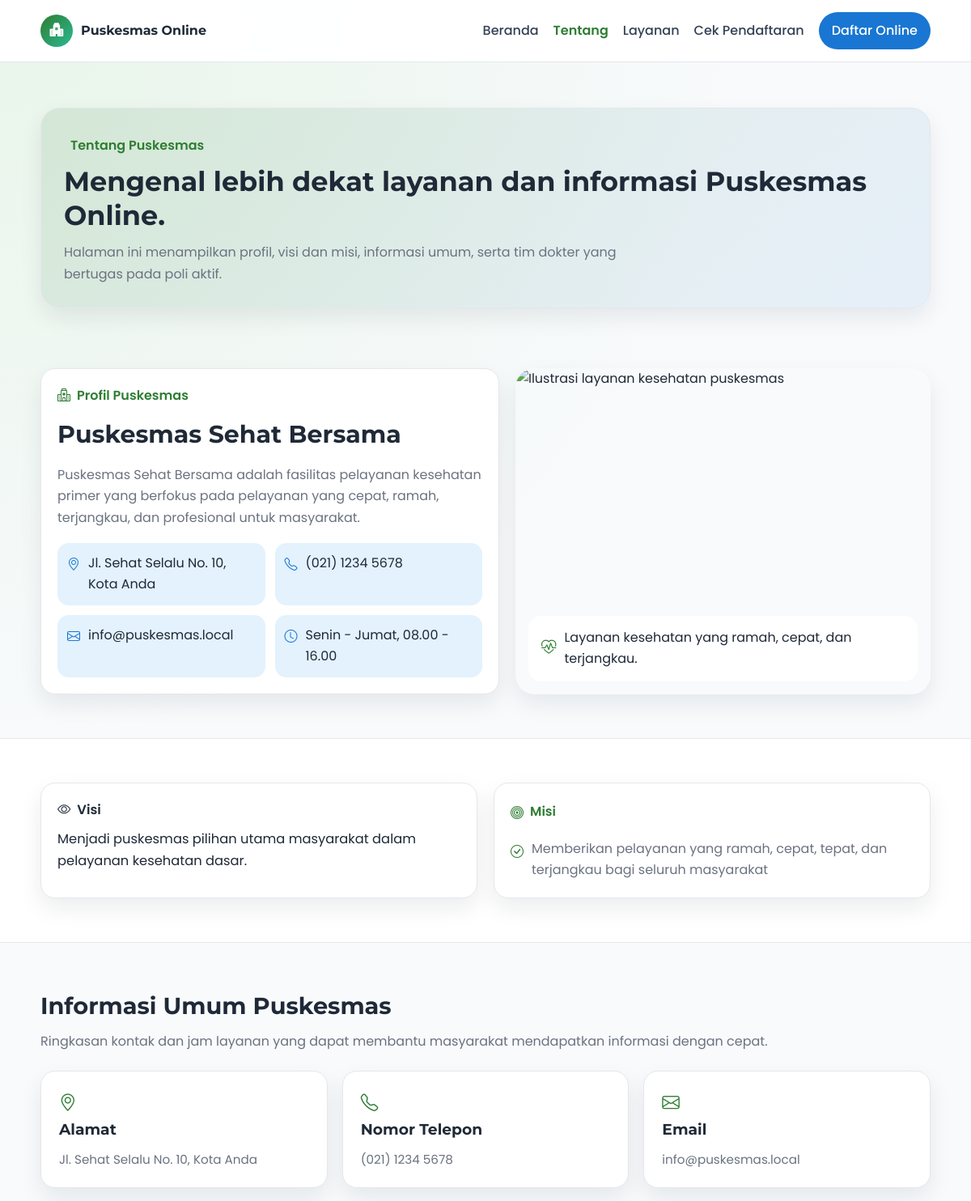
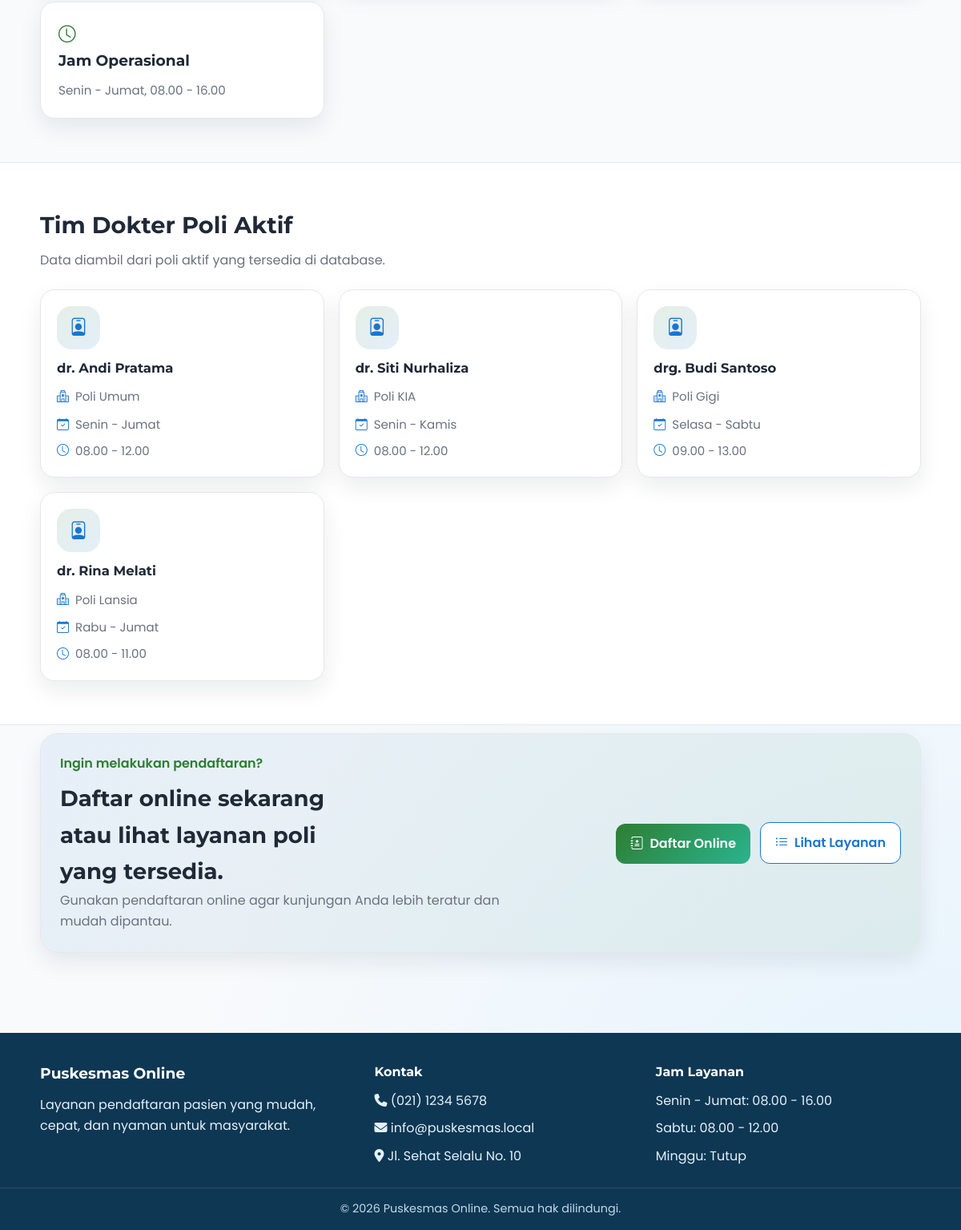
/tentang.php, run on the app's committed database (2 pictures, top to bottom).
### tables this page shows
CREATE TABLE `profil_puskesmas` (
  `id` int unsigned NOT NULL AUTO_INCREMENT,
  `nama_puskesmas` varchar(150) NOT NULL,
  `deskripsi_singkat` text,
  `alamat` text,
  `telepon` varchar(30) DEFAULT NULL,
  `email` varchar(100) DEFAULT NULL,
  `visi` text,
  `misi` text,
  `informasi_umum` text,
  `created_at` timestamp NULL DEFAULT CURRENT_TIMESTAMP,
  `updated_at` timestamp NULL DEFAULT CURRENT_TIMESTAMP ON UPDATE CURRENT_TIMESTAMP,
  PRIMARY KEY (`id`)
);

CREATE TABLE `poli` (
  `id` int unsigned NOT NULL AUTO_INCREMENT,
  `nama_poli` varchar(100) NOT NULL,
  `deskripsi` text,
  `kondisi_ditangani` text,
  `dokter` varchar(100) DEFAULT NULL,
  `jadwal` varchar(150) DEFAULT NULL,
  `jam_operasional` varchar(100) DEFAULT NULL,
  `is_active` tinyint(1) NOT NULL DEFAULT '1',
  `created_at` timestamp NULL DEFAULT CURRENT_TIMESTAMP,
  `updated_at` timestamp NULL DEFAULT CURRENT_TIMESTAMP ON UPDATE CURRENT_TIMESTAMP,
  PRIMARY KEY (`id`)
);

### tentang.php (the view, shortened to what this page needs)
<?php
require_once __DIR__ . '/config/koneksi.php';
$profil = [
	'nama_puskesmas' => 'Puskesmas Sehat Bersama',
	'alamat' => 'Jl. Sehat Selalu No. 10, Kota Anda',
	'no_telepon' => '(021) 1234 5678',
	'email' => 'info@puskesmas.local',
	'jam_operasional' => 'Senin - Jumat, 08.00 - 16.00',
	'deskripsi' => 'Puskesmas Sehat Bersama adalah fasilitas pelayanan kesehatan primer yang berfokus pada pelayanan yang cepat, ramah, terjangkau, dan profesional untuk masyarakat.',
	'versi' => '',
	'visi' => 'Menjadi puskesmas yang unggul dalam pelayanan kesehatan dasar, mudah diakses, dan berorientasi pada kepuasan masyarakat.',
	'misi' => 'Memberikan pelayanan kesehatan yang berkualitas, ramah, cepat, dan tepat sasaran kepada seluruh masyarakat.',
	'google_maps' => '',
];
$stmtProfil = $mysqli->query('SELECT * FROM profil_puskesmas ORDER BY id ASC LIMIT 1');
if ($stmtProfil && $stmtProfil->num_rows > 0) {
	$profilDb = $stmtProfil->fetch_assoc();
	$profil = array_merge($profil, array_filter($profilDb, static fn($value) => $value !== null && $value !== ''));
}
$timDokter = [];
$pakaiKolomStatus = false;
$stmtKolom = $mysqli->query("SELECT COUNT(*) AS total FROM information_schema.COLUMNS WHERE TABLE_SCHEMA = DATABASE() AND TABLE_NAME = 'poli' AND COLUMN_NAME = 'status'");
if ($stmtKolom && ($rowKolom = $stmtKolom->fetch_assoc())) {
	$pakaiKolomStatus = ((int) ($rowKolom['total'] ?? 0)) > 0;
}
if ($pakaiKolomStatus) {
	$stmtPoli = $mysqli->query("SELECT id, nama_poli, dokter, jadwal, jam_operasional FROM poli WHERE status = 'aktif' ORDER BY id ASC");
} else {
	$stmtPoli = $mysqli->query('SELECT id, nama_poli, dokter, jadwal, jam_operasional FROM poli WHERE is_active = 1 ORDER BY id ASC');
}
if ($stmtPoli && $stmtPoli->num_rows > 0) {
	while ($row = $stmtPoli->fetch_assoc()) {
		$timDokter[] = $row;
	}
}
include __DIR__ . '/includes/header.php';
?>
<section class="page-hero page-hero-about">
	<div class="container page-hero-inner about-hero-inner">
		<div>
			<p class="page-hero-kicker"><i class="bi bi-building-heart"></i> Tentang Puskesmas</p>
			<h1>Mengenal lebih dekat layanan dan informasi Puskesmas Online.</h1>
			<p class="page-hero-desc">
				Halaman ini menampilkan profil, visi dan misi, informasi umum, serta tim dokter yang bertugas pada poli aktif.
			</p>
		</div>
	</div>
</section>
<section class="section">
	<div class="container about-profile-grid">
		<div class="about-text-card card-shell">
			<p class="section-kicker"><i class="bi bi-hospital"></i> Profil Puskesmas</p>
			<h2><?= htmlspecialchars($profil['nama_puskesmas'] ?? 'Puskesmas Sehat Bersama') ?></h2>
			<p class="about-desc"><?= htmlspecialchars($profil['deskripsi'] ?? 'Puskesmas ini menyediakan layanan kesehatan dasar dengan pendekatan yang humanis dan profesional.') ?></p>
			<div class="about-quick-info">
				<div><i class="bi bi-geo-alt"></i> <?= htmlspecialchars($profil['alamat'] ?? '-') ?></div>
				<div><i class="bi bi-telephone"></i> <?= htmlspecialchars($profil['no_telepon'] ?? '-') ?></div>
				<div><i class="bi bi-envelope"></i> <?= htmlspecialchars($profil['email'] ?? '-') ?></div>
				<div><i class="bi bi-clock"></i> <?= htmlspecialchars($profil['jam_operasional'] ?? '-') ?></div>
			</div>
		</div>
		<div class="about-image-card">
			<img src="https://images.unsplash.com/photo-1584515933487-779824d29309?auto=format&fit=crop&w=1200&q=80" alt="Ilustrasi layanan kesehatan puskesmas">
			<div class="about-image-caption">
				<i class="bi bi-heart-pulse"></i>
				<span>Layanan kesehatan yang ramah, cepat, dan terjangkau.</span>
			</div>
		</div>
	</div>
</section>
<section class="section section-alt">
	<div class="container about-vision-grid">
		<div class="vision-card card-shell">
			<p class="section-kicker"><i class="bi bi-eye"></i> Visi</p>
			<p><?= htmlspecialchars($profil['visi'] ?? 'Menjadi puskesmas yang unggul dalam pelayanan kesehatan dasar dan mudah diakses masyarakat.') ?></p>
		</div>
		<div class="mission-card card-shell">
			<p class="section-kicker"><i class="bi bi-bullseye"></i> Misi</p>
			<ul>
				<?php
				$misiUtama = trim((string) ($profil['misi'] ?? 'Memberikan pelayanan kesehatan yang berkualitas, ramah, cepat, dan tepat sasaran kepada seluruh masyarakat.'));
				$misiItems = preg_split('/\r\n|\r|\n|\./', $misiUtama, -1, PREG_SPLIT_NO_EMPTY) ?: [];
				foreach ($misiItems as $item):
					$item = trim($item);
				?>
					<li><i class="bi bi-check-circle"></i> <?= htmlspecialchars($item) ?></li>
				<?php endforeach; ?>
			</ul>
		</div>
	</div>
</section>
<section class="section">
	<div class="container">
		<div class="section-head section-head-left">
			<h2>Informasi Umum Puskesmas</h2>
			<p>Ringkasan kontak dan jam layanan yang dapat membantu masyarakat mendapatkan informasi dengan cepat.</p>
		</div>
		<div class="info-cards about-info-grid">
			<article class="info-card">
				<i class="bi bi-geo-alt"></i>
				<h3>Alamat</h3>
				<p><?= htmlspecialchars($profil['alamat'] ?? '-') ?></p>
			</article>
			<article class="info-card">
				<i class="bi bi-telephone"></i>
				<h3>Nomor Telepon</h3>
				<p><?= htmlspecialchars($profil['no_telepon'] ?? '-') ?></p>
			</article>
			<article class="info-card">
				<i class="bi bi-envelope"></i>
				<h3>Email</h3>
				<p><?= htmlspecialchars($profil['email'] ?? '-') ?></p>
			</article>
			<article class="info-card">
				<i class="bi bi-clock"></i>
				<h3>Jam Operasional</h3>
				<p><?= htmlspecialchars($profil['jam_operasional'] ?? '-') ?></p>
			</article>
		</div>
	</div>
</section>
<section class="section section-alt">
	<div class="container">
		<div class="section-head section-head-left">
			<h2>Tim Dokter Poli Aktif</h2>
			<p>Data diambil dari poli aktif yang tersedia di database.</p>
		</div>
		<div class="doctor-grid">
			<?php if (!empty($timDokter)): ?>
				<?php foreach ($timDokter as $dokter): ?>
					<article class="doctor-card card-shell">
						<div class="doctor-avatar"><i class="bi bi-person-badge"></i></div>
						<h3><?= htmlspecialchars($dokter['dokter'] ?: 'Dokter Belum Diisi') ?></h3>
						<p class="doctor-poli"><i class="bi bi-hospital"></i> <?= htmlspecialchars($dokter['nama_poli']) ?></p>
						<ul class="doctor-meta">
							<li><i class="bi bi-calendar-check"></i> <?= htmlspecialchars($dokter['jadwal'] ?: '-') ?></li>
							<li><i class="bi bi-clock"></i> <?= htmlspecialchars($dokter['jam_operasional'] ?: '-') ?></li>
						</ul>
					</article>
				<?php endforeach; ?>
			<?php endif; ?>
		</div>
	</div>
</section>
<section class="section about-cta-section">
	<div class="container help-box about-cta-box">
		<div>
			<p class="help-kicker">Ingin melakukan pendaftaran?</p>
			<h2>Daftar online sekarang atau lihat layanan poli yang tersedia.</h2>
			<p class="hero-desc">Gunakan pendaftaran online agar kunjungan Anda lebih teratur dan mudah dipantau.</p>
		</div>
		<div class="hero-actions help-actions">
			<a href="pendaftaran.php" class="btn btn-primary"><i class="bi bi-journal-medical"></i> Daftar Online</a>
			<a href="layanan.php" class="btn btn-outline"><i class="bi bi-list-ul"></i> Lihat Layanan</a>
		</div>
	</div>
</section>
<?php include __DIR__ . '/includes/footer.php'; ?>

### data on the page
profil_puskesmas: nama_puskesmas "Puskesmas Sehat Bersama", alamat "Jl. Sehat Selalu No. 10, Kota Anda", telepon "(021) 1234 5678", email "info@puskesmas.local", visi "Menjadi puskesmas pilihan utama masyarakat dalam pelayanan kesehatan dasar.", misi "Memberikan pelayanan yang ramah, cepat, tepat, dan terjangkau bagi seluruh masyarakat"
poli: dokter "dr. Andi Pratama", nama_poli "Poli Umum", jadwal "Senin - Jumat", jam_operasional "08.00 - 12.00"
poli: dokter "dr. Siti Nurhaliza", nama_poli "Poli KIA", jadwal "Senin - Kamis", jam_operasional "08.00 - 12.00"
poli: dokter "drg. Budi Santoso", nama_poli "Poli Gigi", jadwal "Selasa - Sabtu", jam_operasional "09.00 - 13.00"
poli: dokter "dr. Rina Melati", nama_poli "Poli Lansia", jadwal "Rabu - Jumat", jam_operasional "08.00 - 11.00"

### other printed values
$profil['deskripsi'] "Puskesmas Sehat Bersama adalah fasilitas pelayanan kesehatan primer yang berfokus pada pelayanan yang cepat, ramah, terjangkau, dan profesional untuk masyarakat."
$profil['jam_operasional'] "Senin - Jumat, 08.00 - 16.00"
